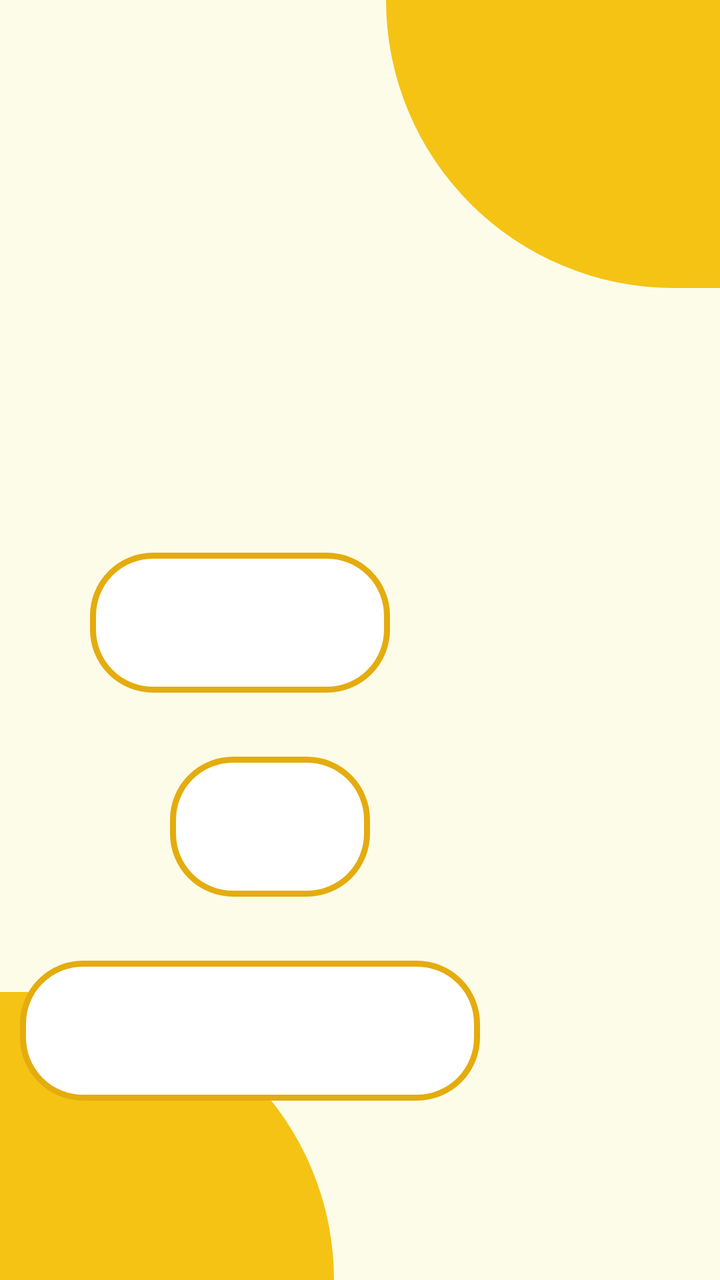
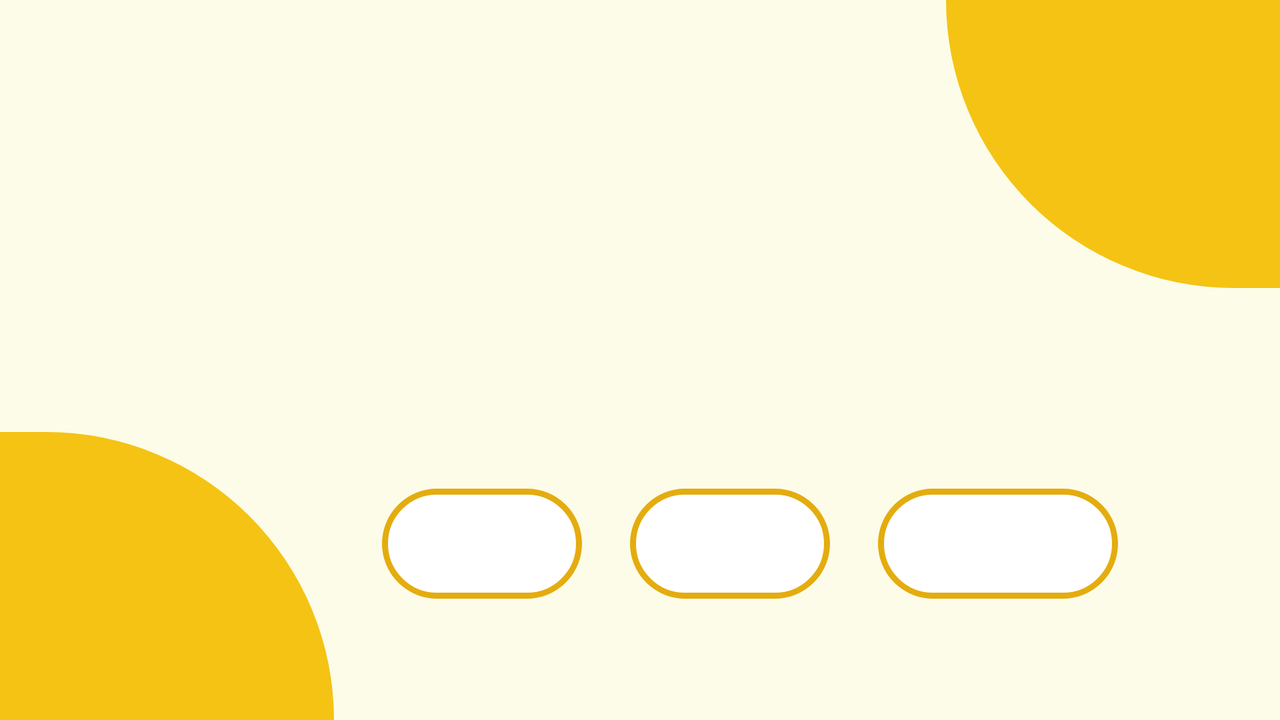

One screen, two layout resources from the same app: the default and the repository's alternative for another configuration. Each is rendered where Android would select it; the XML of both is given below.
<!-- AndroidManifest.xml: application theme Theme.BeerApp -->
<!-- res/layout/beer_details.xml -->
<?xml version="1.0" encoding="utf-8"?>
<androidx.constraintlayout.widget.ConstraintLayout xmlns:android="http://schemas.android.com/apk/res/android"
    xmlns:app="http://schemas.android.com/apk/res-auto"
    android:id="@+id/beer_details_layout"
    android:layout_width="match_parent"
    android:layout_height="match_parent"
    android:background="@color/background_layout">

    <ImageView
        android:id="@+id/left_corner"
        android:layout_width="167dp"
        android:layout_height="144dp"
        android:background="@drawable/left_ellipse"
        android:importantForAccessibility="no"
        app:layout_constraintBottom_toBottomOf="parent"
        app:layout_constraintStart_toStartOf="parent" />

    <ImageView
        android:id="@+id/right_corner"
        android:layout_width="167dp"
        android:layout_height="144dp"
        android:background="@drawable/right_ellipse"
        android:importantForAccessibility="no"
        app:layout_constraintEnd_toEndOf="parent"
        app:layout_constraintTop_toTopOf="parent" />

    <TextView
        android:id="@+id/name_beer"
        android:layout_width="wrap_content"
        android:layout_height="wrap_content"
        android:layout_marginTop="80dp"
        android:textColor="@color/black"
        android:textSize="40sp"
        app:layout_constraintEnd_toEndOf="parent"
        app:layout_constraintStart_toStartOf="parent"
        app:layout_constraintTop_toTopOf="parent" />

    <TextView
        android:id="@+id/description_beer"
        android:layout_width="wrap_content"
        android:layout_height="wrap_content"
        android:layout_marginStart="16dp"
        android:layout_marginTop="25dp"
        android:layout_marginEnd="16dp"
        android:textColor="@color/black"
        android:textSize="28sp"
        app:layout_constraintEnd_toEndOf="parent"
        app:layout_constraintStart_toStartOf="parent"
        app:layout_constraintTop_toBottomOf="@+id/name_beer" />

    <TextView
        android:id="@+id/taste_beer"
        android:layout_width="wrap_content"
        android:layout_height="wrap_content"
        android:layout_marginStart="16dp"
        android:layout_marginTop="15dp"
        android:layout_marginEnd="16dp"
        android:textColor="@color/black"
        android:textSize="25sp"
        app:layout_constraintEnd_toEndOf="parent"
        app:layout_constraintStart_toStartOf="parent"
        app:layout_constraintTop_toBottomOf="@+id/description_beer" />

    <View
        android:id="@+id/cercle_type"
        android:layout_width="150dp"
        android:layout_height="70dp"
        android:layout_marginTop="32dp"
        android:layout_marginEnd="120dp"
        android:background="@drawable/select_shape"
        app:layout_constraintEnd_toEndOf="parent"
        app:layout_constraintStart_toStartOf="parent"
        app:layout_constraintTop_toBottomOf="@+id/taste_beer" />

    <TextView
        android:id="@+id/type_beer"
        android:layout_width="wrap_content"
        android:layout_height="wrap_content"
        android:textColor="@color/black"
        android:textSize="30sp"
        app:layout_constraintBottom_toBottomOf="@+id/cercle_type"
        app:layout_constraintEnd_toEndOf="@+id/cercle_type"
        app:layout_constraintStart_toStartOf="@+id/cercle_type"
        app:layout_constraintTop_toTopOf="@+id/cercle_type" />

    <View
        android:id="@+id/cercle_degree"
        android:layout_width="100dp"
        android:layout_height="70dp"
        android:layout_marginTop="32dp"
        android:layout_marginEnd="90dp"
        android:background="@drawable/select_shape"
        app:layout_constraintEnd_toEndOf="parent"
        app:layout_constraintStart_toStartOf="parent"
        app:layout_constraintTop_toBottomOf="@+id/cercle_type" />

    <TextView
        android:id="@+id/degree_beer"
        android:layout_width="wrap_content"
        android:layout_height="wrap_content"
        android:textColor="@color/black"
        android:textSize="30sp"
        app:layout_constraintBottom_toBottomOf="@+id/cercle_degree"
        app:layout_constraintEnd_toEndOf="@+id/cercle_degree"
        app:layout_constraintStart_toStartOf="@+id/cercle_degree"
        app:layout_constraintTop_toTopOf="@+id/cercle_degree" />

    <View
        android:id="@+id/cercle_price"
        android:layout_width="230dp"
        android:layout_height="70dp"
        android:layout_marginTop="32dp"
        android:layout_marginEnd="110dp"
        android:background="@drawable/select_shape"
        app:layout_constraintEnd_toEndOf="parent"
        app:layout_constraintStart_toStartOf="parent"
        app:layout_constraintTop_toBottomOf="@+id/cercle_degree" />

    <TextView
        android:id="@+id/price_beer"
        android:layout_width="wrap_content"
        android:layout_height="wrap_content"
        android:textColor="@color/black"
        android:textSize="30sp"
        app:layout_constraintBottom_toBottomOf="@+id/cercle_price"
        app:layout_constraintEnd_toEndOf="@+id/cercle_price"
        app:layout_constraintStart_toStartOf="@+id/cercle_price"
        app:layout_constraintTop_toTopOf="@+id/cercle_price" />

    <ImageView
        android:id="@+id/image_beer"
        android:layout_width="202dp"
        android:layout_height="330dp"
        android:layout_marginStart="230dp"
        android:layout_marginBottom="184dp"
        android:contentDescription="@string/image_beer_accessibility"
        app:layout_constraintBottom_toBottomOf="parent"
        app:layout_constraintEnd_toEndOf="parent"
        app:layout_constraintStart_toStartOf="parent" />
</androidx.constraintlayout.widget.ConstraintLayout>
<!-- resources referenced by this layout -->
<resources>
  <color name="background_layout">#FFFDFCE9</color>
  <color name="black">#FF0B0B0A</color>
  <!-- drawable left_ellipse (drawable) -->
  <?xml version="1.0" encoding="utf-8"?>
  
  
  <shape xmlns:android="http://schemas.android.com/apk/res/android" android:shape="rectangle">
      <solid android:color="@color/orange" />
      <corners android:topRightRadius="360dp" />
  </shape>
  <!-- drawable right_ellipse (drawable) -->
  <?xml version="1.0" encoding="utf-8"?>
  
  
  <shape xmlns:android="http://schemas.android.com/apk/res/android" android:shape="rectangle">
      <solid android:color="@color/orange" />
      <corners android:bottomLeftRadius="360dp" />
  </shape>
  <!-- drawable select_shape (drawable) -->
  <?xml version="1.0" encoding="utf-8"?>
  <shape xmlns:android="http://schemas.android.com/apk/res/android" android:shape="rectangle">
      <solid android:color="@color/white" />
      <stroke android:width="3dp" android:color="@color/orange_dark" />
      <corners android:radius="30dp" />
  </shape>
  <string name="image_beer_accessibility">Image of the beer</string>
  <style name="Theme.BeerApp" parent="Base.Theme.BeerApp" />
  <color name="orange">#FFF4C314</color>
  <color name="white">#FFFFFFFF</color>
  <color name="orange_dark">#FFE4AC0E</color>
  <style name="Base.Theme.BeerApp" parent="Theme.Material3.DayNight.NoActionBar">
          
          
          <item name="android:fontFamily">@font/quicksand_regular</item>
      </style>
</resources>
<!-- res/layout-land/beer_details.xml (the repository's variant of the layout above) -->
<!-- drawn on the phone turned sideways -->
<?xml version="1.0" encoding="utf-8"?>
<androidx.constraintlayout.widget.ConstraintLayout xmlns:android="http://schemas.android.com/apk/res/android"
    xmlns:app="http://schemas.android.com/apk/res-auto"
    android:id="@+id/beer_details_layout"
    android:layout_width="match_parent"
    android:layout_height="match_parent"
    android:background="@color/background_layout">

    <ImageView
        android:id="@+id/left_corner"
        android:layout_width="167dp"
        android:layout_height="144dp"
        android:background="@drawable/left_ellipse"
        android:importantForAccessibility="no"
        app:layout_constraintBottom_toBottomOf="parent"
        app:layout_constraintStart_toStartOf="parent" />

    <ImageView
        android:id="@+id/right_corner"
        android:layout_width="167dp"
        android:layout_height="144dp"
        android:background="@drawable/right_ellipse"
        android:importantForAccessibility="no"
        app:layout_constraintEnd_toEndOf="parent"
        app:layout_constraintTop_toTopOf="parent" />

    <TextView
        android:id="@+id/name_beer"
        android:layout_width="wrap_content"
        android:layout_height="wrap_content"
        android:layout_marginStart="100dp"
        android:layout_marginTop="48dp"
        android:textColor="@color/black"
        android:textSize="40sp"
        app:layout_constraintEnd_toStartOf="@id/image_beer"
        app:layout_constraintStart_toStartOf="parent"
        app:layout_constraintTop_toTopOf="parent" />

    <TextView
        android:id="@+id/description_beer"
        android:layout_width="wrap_content"
        android:layout_height="wrap_content"
        android:layout_marginStart="100dp"
        android:layout_marginTop="24dp"
        android:textColor="@color/black"
        android:textSize="28sp"
        app:layout_constraintEnd_toStartOf="@id/image_beer"
        app:layout_constraintStart_toStartOf="parent"
        app:layout_constraintTop_toBottomOf="@+id/name_beer" />

    <TextView
        android:id="@+id/taste_beer"
        android:layout_width="wrap_content"
        android:layout_height="wrap_content"
        android:layout_marginStart="100dp"
        android:layout_marginTop="16dp"
        android:textColor="@color/black"
        android:textSize="25sp"
        app:layout_constraintEnd_toStartOf="@id/image_beer"
        app:layout_constraintStart_toStartOf="parent"
        app:layout_constraintTop_toBottomOf="@+id/description_beer" />

    <View
        android:id="@+id/cercle_type"
        android:layout_width="100dp"
        android:layout_height="55dp"
        android:layout_marginStart="24dp"
        android:layout_marginTop="32dp"
        android:background="@drawable/select_shape"
        app:layout_constraintStart_toEndOf="@id/left_corner"
        app:layout_constraintTop_toBottomOf="@+id/taste_beer" />

    <TextView
        android:id="@+id/type_beer"
        android:layout_width="wrap_content"
        android:layout_height="wrap_content"
        android:textColor="@color/black"
        android:textSize="24sp"
        app:layout_constraintBottom_toBottomOf="@+id/cercle_type"
        app:layout_constraintEnd_toEndOf="@+id/cercle_type"
        app:layout_constraintStart_toStartOf="@+id/cercle_type"
        app:layout_constraintTop_toTopOf="@+id/cercle_type" />

    <View
        android:id="@+id/cercle_degree"
        android:layout_width="100dp"
        android:layout_height="55dp"
        android:layout_marginStart="24dp"
        android:layout_marginTop="32dp"
        android:background="@drawable/select_shape"
        app:layout_constraintStart_toEndOf="@id/cercle_type"
        app:layout_constraintTop_toBottomOf="@+id/taste_beer" />

    <TextView
        android:id="@+id/degree_beer"
        android:layout_width="wrap_content"
        android:layout_height="wrap_content"
        android:textColor="@color/black"
        android:textSize="24sp"
        app:layout_constraintBottom_toBottomOf="@+id/cercle_degree"
        app:layout_constraintEnd_toEndOf="@+id/cercle_degree"
        app:layout_constraintStart_toStartOf="@+id/cercle_degree"
        app:layout_constraintTop_toTopOf="@+id/cercle_degree" />

    <View
        android:id="@+id/cercle_price"
        android:layout_width="120dp"
        android:layout_height="55dp"
        android:layout_marginStart="24dp"
        android:layout_marginTop="32dp"
        android:background="@drawable/select_shape"
        app:layout_constraintStart_toEndOf="@id/cercle_degree"
        app:layout_constraintTop_toBottomOf="@+id/taste_beer" />

    <TextView
        android:id="@+id/price_beer"
        android:layout_width="wrap_content"
        android:layout_height="wrap_content"
        android:textColor="@color/black"
        android:textSize="24sp"
        app:layout_constraintBottom_toBottomOf="@+id/cercle_price"
        app:layout_constraintEnd_toEndOf="@+id/cercle_price"
        app:layout_constraintStart_toStartOf="@+id/cercle_price"
        app:layout_constraintTop_toTopOf="@+id/cercle_price" />

    <ImageView
        android:id="@+id/image_beer"
        android:layout_width="200dp"
        android:layout_height="200dp"
        android:layout_marginBottom="24dp"
        android:contentDescription="@string/image_beer_accessibility"
        app:layout_constraintBottom_toBottomOf="parent"
        app:layout_constraintEnd_toEndOf="parent"
        app:layout_constraintStart_toEndOf="@id/cercle_price"
        app:layout_constraintTop_toBottomOf="@id/right_corner" />
</androidx.constraintlayout.widget.ConstraintLayout>
